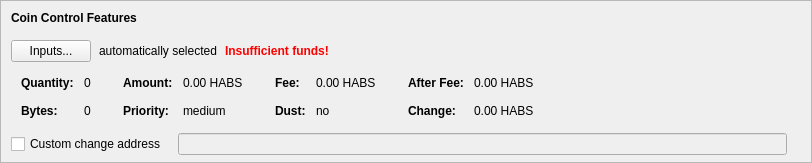
    <widget class="QFrame" name="frameCoinControl">
     <property name="sizePolicy">
      <sizepolicy hsizetype="Expanding" vsizetype="Expanding">
       <horstretch>0</horstretch>
       <verstretch>0</verstretch>
      </sizepolicy>
     </property>
     <property name="maximumSize">
      <size>
       <width>16777215</width>
       <height>16777215</height>
      </size>
     </property>
     <property name="frameShape">
      <enum>QFrame::StyledPanel</enum>
     </property>
     <property name="frameShadow">
      <enum>QFrame::Sunken</enum>
     </property>
     <layout class="QVBoxLayout" name="verticalLayoutCoinControl2">
      <property name="spacing">
       <number>0</number>
      </property>
      <property name="leftMargin">
       <number>0</number>
      </property>
      <property name="topMargin">
       <number>0</number>
      </property>
      <property name="rightMargin">
       <number>0</number>
      </property>
      <property name="bottomMargin">
       <number>6</number>
      </property>
      <item>
       <layout class="QVBoxLayout" name="verticalLayoutCoinControl" stretch="0,0,0,0,1">
        <property name="spacing">
         <number>0</number>
        </property>
        <property name="leftMargin">
         <number>10</number>
        </property>
        <property name="topMargin">
         <number>10</number>
        </property>
        <item>
         <layout class="QHBoxLayout" name="horizontalLayoutCoinControl1">
          <property name="bottomMargin">
           <number>15</number>
          </property>
          <item>
           <widget class="QLabel" name="labelCoinControlFeatures">
            <property name="sizePolicy">
             <sizepolicy hsizetype="Preferred" vsizetype="Maximum">
              <horstretch>0</horstretch>
              <verstretch>0</verstretch>
             </sizepolicy>
            </property>
            <property name="font">
             <font>
              <weight>75</weight>
              <bold>true</bold>
             </font>
            </property>
            <property name="styleSheet">
             <string notr="true">font-weight:bold;</string>
            </property>
            <property name="text">
             <string>Coin Control Features</string>
            </property>
           </widget>
          </item>
         </layout>
        </item>
        <item>
         <layout class="QHBoxLayout" name="horizontalLayoutCoinControl2" stretch="0,0,0,0">
          <property name="spacing">
           <number>8</number>
          </property>
          <property name="bottomMargin">
           <number>10</number>
          </property>
          <item>
           <widget class="QPushButton" name="pushButtonCoinControl">
            <property name="styleSheet">
             <string notr="true"/>
            </property>
            <property name="text">
             <string>Inputs...</string>
            </property>
            <property name="autoDefault">
             <bool>false</bool>
            </property>
           </widget>
          </item>
          <item>
           <widget class="QLabel" name="labelCoinControlAutomaticallySelected">
            <property name="text">
             <string>automatically selected</string>
            </property>
            <property name="margin">
             <number>5</number>
            </property>
           </widget>
          </item>
          <item>
           <widget class="QLabel" name="labelCoinControlInsuffFunds">
            <property name="font">
             <font>
              <weight>75</weight>
              <bold>true</bold>
             </font>
            </property>
            <property name="styleSheet">
             <string notr="true">color:red;font-weight:bold;</string>
            </property>
            <property name="text">
             <string>Insufficient funds!</string>
            </property>
            <property name="margin">
             <number>5</number>
            </property>
           </widget>
          </item>
          <item>
           <spacer name="horizontalSpacerCoinControl">
            <property name="orientation">
             <enum>Qt::Horizontal</enum>
            </property>
            <property name="sizeHint" stdset="0">
             <size>
              <width>40</width>
              <height>1</height>
             </size>
            </property>
           </spacer>
          </item>
         </layout>
        </item>
        <item>
         <widget class="QWidget" name="widgetCoinControl" native="true">
          <property name="sizePolicy">
           <sizepolicy hsizetype="Preferred" vsizetype="Preferred">
            <horstretch>0</horstretch>
            <verstretch>0</verstretch>
           </sizepolicy>
          </property>
          <property name="minimumSize">
           <size>
            <width>0</width>
            <height>0</height>
           </size>
          </property>
          <property name="styleSheet">
           <string notr="true"/>
          </property>
          <layout class="QHBoxLayout" name="horizontalLayoutCoinControl5">
           <property name="leftMargin">
            <number>0</number>
           </property>
           <property name="topMargin">
            <number>0</number>
           </property>
           <property name="rightMargin">
            <number>0</number>
           </property>
           <property name="bottomMargin">
            <number>0</number>
           </property>
           <item>
            <layout class="QHBoxLayout" name="horizontalLayoutCoinControl3" stretch="0,0,0,1">
             <property name="spacing">
              <number>20</number>
             </property>
             <property name="topMargin">
              <number>0</number>
             </property>
             <property name="bottomMargin">
              <number>10</number>
             </property>
             <item>
              <layout class="QFormLayout" name="formLayoutCoinControl1">
               <property name="horizontalSpacing">
                <number>10</number>
               </property>
               <property name="verticalSpacing">
                <number>14</number>
               </property>
               <property name="leftMargin">
                <number>10</number>
               </property>
               <property name="topMargin">
                <number>4</number>
               </property>
               <property name="rightMargin">
                <number>6</number>
               </property>
               <item row="0" column="0">
                <widget class="QLabel" name="labelCoinControlQuantityText">
                 <property name="font">
                  <font>
                   <weight>75</weight>
                   <bold>true</bold>
                  </font>
                 </property>
                 <property name="text">
                  <string>Quantity:</string>
                 </property>
                 <property name="margin">
                  <number>0</number>
                 </property>
                </widget>
               </item>
               <item row="0" column="1">
                <widget class="QLabel" name="labelCoinControlQuantity">
                 <property name="cursor">
                  <cursorShape>IBeamCursor</cursorShape>
                 </property>
                 <property name="contextMenuPolicy">
                  <enum>Qt::ActionsContextMenu</enum>
                 </property>
                 <property name="text">
                  <string notr="true">0</string>
                 </property>
                 <property name="margin">
                  <number>0</number>
                 </property>
                 <property name="textInteractionFlags">
                  <set>Qt::LinksAccessibleByMouse|Qt::TextSelectableByKeyboard|Qt::TextSelectableByMouse</set>
                 </property>
                </widget>
               </item>
               <item row="1" column="0">
                <widget class="QLabel" name="labelCoinControlBytesText">
                 <property name="font">
                  <font>
                   <weight>75</weight>
                   <bold>true</bold>
                  </font>
                 </property>
                 <property name="text">
                  <string>Bytes:</string>
                 </property>
                </widget>
               </item>
               <item row="1" column="1">
                <widget class="QLabel" name="labelCoinControlBytes">
                 <property name="cursor">
                  <cursorShape>IBeamCursor</cursorShape>
                 </property>
                 <property name="contextMenuPolicy">
                  <enum>Qt::ActionsContextMenu</enum>
                 </property>
                 <property name="text">
                  <string notr="true">0</string>
                 </property>
                 <property name="textInteractionFlags">
                  <set>Qt::LinksAccessibleByMouse|Qt::TextSelectableByKeyboard|Qt::TextSelectableByMouse</set>
                 </property>
                </widget>
               </item>
              </layout>
             </item>
             <item>
              <layout class="QFormLayout" name="formLayoutCoinControl2">
               <property name="horizontalSpacing">
                <number>10</number>
               </property>
               <property name="verticalSpacing">
                <number>14</number>
               </property>
               <property name="leftMargin">
                <number>6</number>
               </property>
               <property name="topMargin">
                <number>4</number>
               </property>
               <property name="rightMargin">
                <number>6</number>
               </property>
               <item row="0" column="0">
                <widget class="QLabel" name="labelCoinControlAmountText">
                 <property name="font">
                  <font>
                   <weight>75</weight>
                   <bold>true</bold>
                  </font>
                 </property>
                 <property name="text">
                  <string>Amount:</string>
                 </property>
                 <property name="margin">
                  <number>0</number>
                 </property>
                </widget>
               </item>
               <item row="0" column="1">
                <widget class="QLabel" name="labelCoinControlAmount">
                 <property name="cursor">
                  <cursorShape>IBeamCursor</cursorShape>
                 </property>
                 <property name="contextMenuPolicy">
                  <enum>Qt::ActionsContextMenu</enum>
                 </property>
                 <property name="text">
                  <string notr="true">0.00 HABS</string>
                 </property>
                 <property name="textInteractionFlags">
                  <set>Qt::LinksAccessibleByMouse|Qt::TextSelectableByKeyboard|Qt::TextSelectableByMouse</set>
                 </property>
                </widget>
               </item>
               <item row="1" column="0">
                <widget class="QLabel" name="labelCoinControlPriorityText">
                 <property name="font">
                  <font>
                   <weight>75</weight>
                   <bold>true</bold>
                  </font>
                 </property>
                 <property name="text">
                  <string>Priority:</string>
                 </property>
                </widget>
               </item>
               <item row="1" column="1">
                <widget class="QLabel" name="labelCoinControlPriority">
                 <property name="cursor">
                  <cursorShape>IBeamCursor</cursorShape>
                 </property>
                 <property name="contextMenuPolicy">
                  <enum>Qt::ActionsContextMenu</enum>
                 </property>
                 <property name="text">
                  <string notr="true">medium</string>
                 </property>
                 <property name="textInteractionFlags">
                  <set>Qt::LinksAccessibleByMouse|Qt::TextSelectableByKeyboard|Qt::TextSelectableByMouse</set>
                 </property>
                </widget>
               </item>
              </layout>
             </item>
             <item>
              <layout class="QFormLayout" name="formLayoutCoinControl3">
               <property name="horizontalSpacing">
                <number>10</number>
               </property>
               <property name="verticalSpacing">
                <number>14</number>
               </property>
               <property name="leftMargin">
                <number>6</number>
               </property>
               <property name="topMargin">
                <number>4</number>
               </property>
               <property name="rightMargin">
                <number>6</number>
               </property>
               <item row="0" column="0">
                <widget class="QLabel" name="labelCoinControlFeeText">
                 <property name="font">
                  <font>
                   <weight>75</weight>
                   <bold>true</bold>
                  </font>
                 </property>
                 <property name="text">
                  <string>Fee:</string>
                 </property>
                 <property name="margin">
                  <number>0</number>
                 </property>
                </widget>
               </item>
               <item row="0" column="1">
                <widget class="QLabel" name="labelCoinControlFee">
                 <property name="cursor">
                  <cursorShape>IBeamCursor</cursorShape>
                 </property>
                 <property name="contextMenuPolicy">
                  <enum>Qt::ActionsContextMenu</enum>
                 </property>
                 <property name="text">
                  <string notr="true">0.00 HABS</string>
                 </property>
                 <property name="textInteractionFlags">
                  <set>Qt::LinksAccessibleByMouse|Qt::TextSelectableByKeyboard|Qt::TextSelectableByMouse</set>
                 </property>
                </widget>
               </item>
               <item row="1" column="0">
                <widget class="QLabel" name="labelCoinControlLowOutputText">
                 <property name="font">
                  <font>
                   <weight>75</weight>
                   <bold>true</bold>
                  </font>
                 </property>
                 <property name="text">
                  <string>Dust:</string>
                 </property>
                </widget>
               </item>
               <item row="1" column="1">
                <widget class="QLabel" name="labelCoinControlLowOutput">
                 <property name="cursor">
                  <cursorShape>IBeamCursor</cursorShape>
                 </property>
                 <property name="contextMenuPolicy">
                  <enum>Qt::ActionsContextMenu</enum>
                 </property>
                 <property name="text">
                  <string notr="true">no</string>
                 </property>
                 <property name="textInteractionFlags">
                  <set>Qt::LinksAccessibleByMouse|Qt::TextSelectableByKeyboard|Qt::TextSelectableByMouse</set>
                 </property>
                </widget>
               </item>
              </layout>
             </item>
             <item>
              <layout class="QFormLayout" name="formLayoutCoinControl4">
               <property name="horizontalSpacing">
                <number>10</number>
               </property>
               <property name="verticalSpacing">
                <number>14</number>
               </property>
               <property name="leftMargin">
                <number>6</number>
               </property>
               <property name="topMargin">
                <number>4</number>
               </property>
               <property name="rightMargin">
                <number>6</number>
               </property>
               <item row="0" column="0">
                <widget class="QLabel" name="labelCoinControlAfterFeeText">
                 <property name="font">
                  <font>
                   <weight>75</weight>
                   <bold>true</bold>
                  </font>
                 </property>
                 <property name="text">
                  <string>After Fee:</string>
                 </property>
                 <property name="margin">
                  <number>0</number>
                 </property>
                </widget>
               </item>
               <item row="0" column="1">
                <widget class="QLabel" name="labelCoinControlAfterFee">
                 <property name="cursor">
                  <cursorShape>IBeamCursor</cursorShape>
                 </property>
                 <property name="contextMenuPolicy">
                  <enum>Qt::ActionsContextMenu</enum>
                 </property>
                 <property name="text">
                  <string notr="true">0.00 HABS</string>
                 </property>
                 <property name="textInteractionFlags">
                  <set>Qt::LinksAccessibleByMouse|Qt::TextSelectableByKeyboard|Qt::TextSelectableByMouse</set>
                 </property>
                </widget>
               </item>
               <item row="1" column="0">
                <widget class="QLabel" name="labelCoinControlChangeText">
                 <property name="font">
                  <font>
                   <weight>75</weight>
                   <bold>true</bold>
                  </font>
                 </property>
                 <property name="text">
                  <string>Change:</string>
                 </property>
                </widget>
               </item>
               <item row="1" column="1">
                <widget class="QLabel" name="labelCoinControlChange">
                 <property name="cursor">
                  <cursorShape>IBeamCursor</cursorShape>
                 </property>
                 <property name="contextMenuPolicy">
                  <enum>Qt::ActionsContextMenu</enum>
                 </property>
                 <property name="text">
                  <string notr="true">0.00 HABS</string>
                 </property>
                 <property name="textInteractionFlags">
                  <set>Qt::LinksAccessibleByMouse|Qt::TextSelectableByKeyboard|Qt::TextSelectableByMouse</set>
                 </property>
                </widget>
               </item>
              </layout>
             </item>
            </layout>
           </item>
          </layout>
         </widget>
        </item>
        <item>
         <layout class="QHBoxLayout" name="horizontalLayoutCoinControl4" stretch="0,0,0">
          <property name="spacing">
           <number>12</number>
          </property>
          <property name="sizeConstraint">
           <enum>QLayout::SetDefaultConstraint</enum>
          </property>
          <property name="topMargin">
           <number>5</number>
          </property>
          <property name="rightMargin">
           <number>5</number>
          </property>
          <item>
           <widget class="QCheckBox" name="checkBoxCoinControlChange">
            <property name="toolTip">
             <string>If this is activated, but the change address is empty or invalid, change will be sent to a newly generated address.</string>
            </property>
            <property name="text">
             <string>Custom change address</string>
            </property>
           </widget>
          </item>
          <item>
           <widget class="QValidatedLineEdit" name="lineEditCoinControlChange">
            <property name="enabled">
             <bool>false</bool>
            </property>
            <property name="sizePolicy">
             <sizepolicy hsizetype="Expanding" vsizetype="Fixed">
              <horstretch>0</horstretch>
              <verstretch>0</verstretch>
             </sizepolicy>
            </property>
           </widget>
          </item>
          <item>
           <widget class="QLabel" name="labelCoinControlChangeLabel">
            <property name="sizePolicy">
             <sizepolicy hsizetype="Preferred" vsizetype="Expanding">
              <horstretch>0</horstretch>
              <verstretch>0</verstretch>
             </sizepolicy>
            </property>
            <property name="minimumSize">
             <size>
              <width>0</width>
              <height>0</height>
             </size>
            </property>
            <property name="text">
             <string/>
            </property>
            <property name="margin">
             <number>3</number>
            </property>
           </widget>
          </item>
         </layout>
        </item>
        <item>
         <spacer name="verticalSpacerCoinControl">
          <property name="orientation">
           <enum>Qt::Vertical</enum>
          </property>
          <property name="sizeHint" stdset="0">
           <size>
            <width>800</width>
            <height>1</height>
           </size>
          </property>
         </spacer>
        </item>
       </layout>
      </item>
     </layout>
    </widget>
